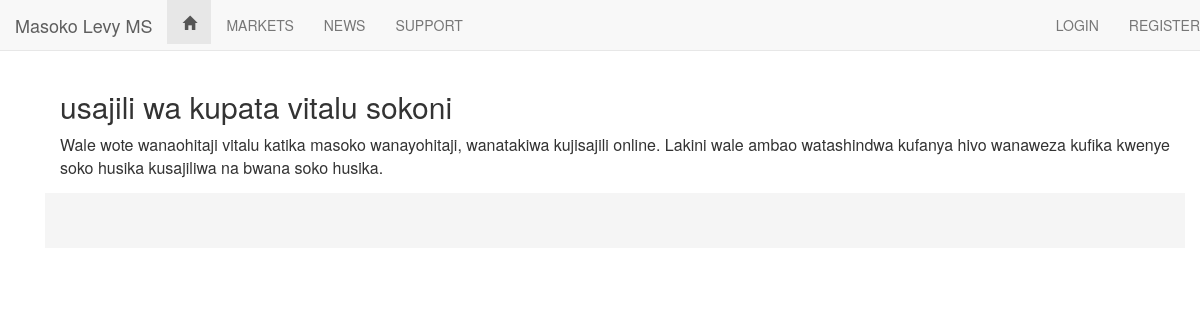
Screenshot of /index.php?q=news&id=27 with the database file from the repository.
### tables this page shows
CREATE TABLE `news` (
  `id` int(60) NOT NULL,
  `lead` varchar(30) NOT NULL,
  `post_date` date NOT NULL,
  `time` varchar(20) NOT NULL,
  `image` varchar(500) NOT NULL,
  `post` mediumtext NOT NULL,
  `tittle` varchar(2000) NOT NULL
);

### index.php (called while the page is built, shortened)
<?php
require 'template/template.php';
?>

### includes/blog/newspost.php (the view, shortened to what this page needs)
<?php
$newsid = $_GET['id'];
$sql="SELECT * FROM news WHERE id='$newsid'";
$newsResult = mysql_query($sql);
$newsRow = mysql_fetch_assoc($newsResult);
echo "<form name='del' action='' method='POST' >"; ?>
<table align="center">
<tr width="800"><td ><h2><?php echo $newsRow['tittle'];?></h2></td></tr>
<tr width="800"><td><?php echo $newsRow['post'];?></td></tr>
</table>
</form>

### rows the page displays
news: tittle "usajili wa kupata vitalu sokoni", post "Wale wote wanaohitaji vitalu katika masoko wanayohitaji, wanatakiwa kujisajili online. Lakini wale ambao watashindwa kufanya hivo wanaweza kufika kwenye soko husika kusajiliwa na bwana soko husika."
